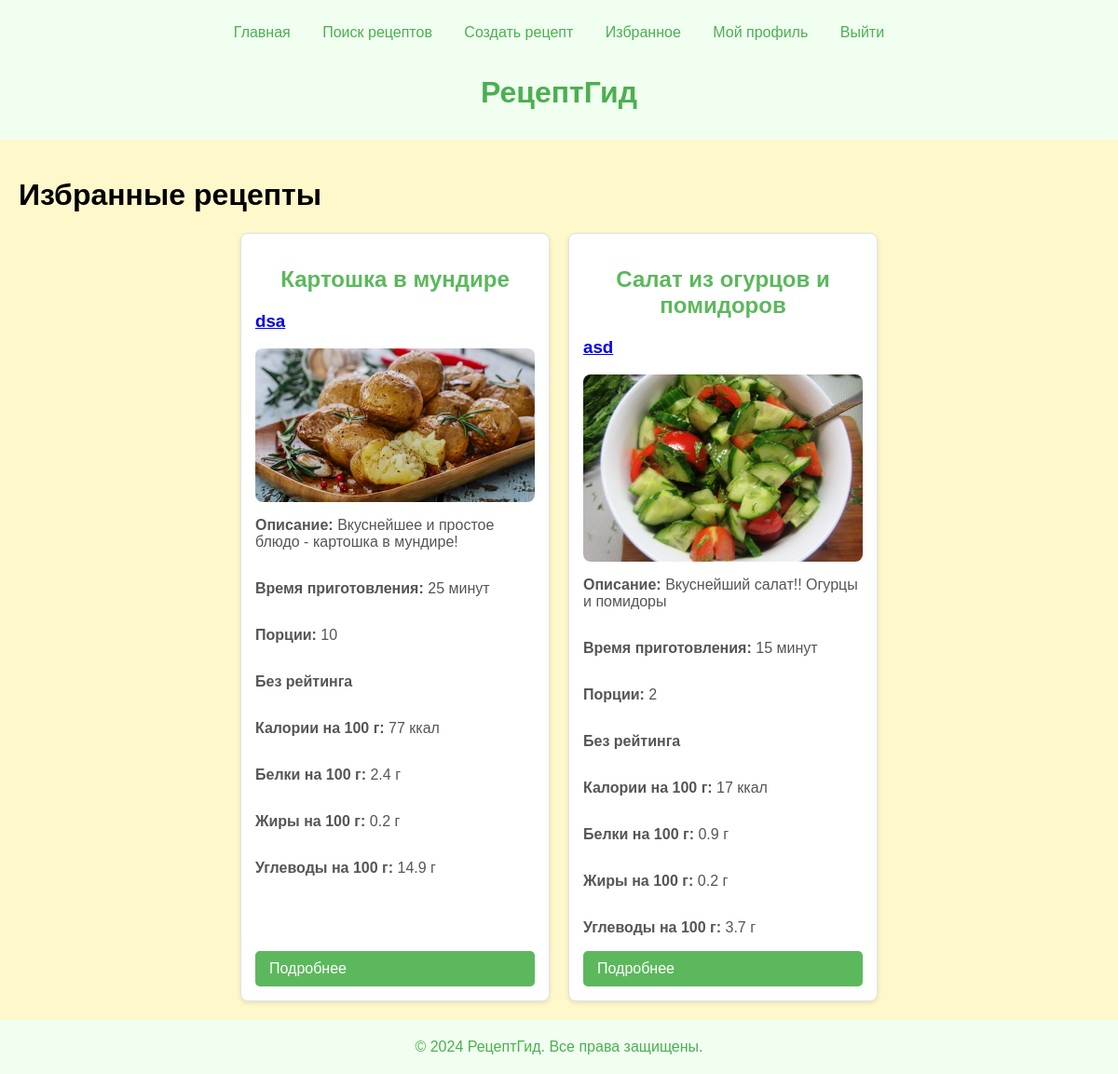
Page /recipe/fav/ (signed in) on the committed database.
### main_app/models.py (models this page shows, shortened)
class Recipe(models.Model):
    title = models.CharField(max_length=255)
    user = models.ForeignKey(User, on_delete=models.CASCADE)
    header = models.CharField(max_length=255)
    cooking_time = models.PositiveIntegerField()
    description = models.TextField()
    photo = models.ImageField(upload_to='recipe_photos/')
    rating = models.FloatField(default=0.0)
    deletion_reason = models.TextField(default=None, blank=True, null=True)
    servings = models.PositiveIntegerField()
    is_verified = models.BooleanField(default=False)
    publication_date = models.DateTimeField(auto_now_add=True)
    kcal_per_100g = models.PositiveIntegerField()
    protein_per_100g = models.FloatField()
    fat_per_100g = models.FloatField()
    carbohydrates_per_100g = models.FloatField()

class User(AbstractUser):
    description = models.TextField(blank=True, null=True)
    photo = models.ImageField(upload_to='user_photos/', blank=True, null=True)
    date_of_birth = models.DateField(blank=True, null=True)
    rating = models.FloatField(default=0.0)
    deletion_reason = models.TextField(blank=True, null=True)
    role = models.TextField(default="USER")

### main_app/views.py (the view)
# urls.py: path('recipe/fav/', favorite_recipe_list, name='favorite_recipe_list'),
@login_required(login_url='login')
def favorite_recipe_list(request):
    if user_or_mod(request):
        current_user = request.user
        favorite_recipes = FavoriteRecipe.objects.filter(user=current_user).select_related('recipe')
        recipes = [favorite.recipe for favorite in favorite_recipes if
                   favorite.recipe.is_verified and favorite.recipe.deletion_reason == '']
        context = {'recipes': recipes}
        return render(request, 'user/favorite_recipes.html', context)
    else:
        return redirect('page_404')

### main_app/views.py (called while the page is built)
def user_or_mod(request):
    try:
        return request.user.role == "USER" or request.user.role == "MODER"
    except:
        return False

### templates/user/favorite_recipes.html (shortened to what this page needs)
{% extends 'base.html' %}
{% block content %}
    <h1>Избранные рецепты</h1>
    {% if recipes %}
        <div class="recipe-list">
            {% for recipe in recipes %}
                <div class="recipe-card">
                    <h2>{{ recipe.title }}</h2>
                    <a href="{% url 'user_profile' recipe.user.id %}"><h3 style="margin-top: 0">{{ recipe.user.username }}</h3></a>
                    <img src="{{ recipe.photo.url }}" alt="{{ recipe.title }}" class="recipe-image">
                    <p><strong>Описание:</strong> {{ recipe.header }}</p>
                    <p><strong>Время приготовления:</strong> {{ recipe.cooking_time }} минут</p>
                    <p><strong>Порции:</strong> {{ recipe.servings }}</p>
                    {% if recipe.rating != 0.0 %}
                        <p><strong>Рейтинг:</strong> {{ recipe.rating }}</p>
                    {% else %}
                        <p><strong>Без рейтинга</strong></p>
                    {% endif %}
                    <p><strong>Калории на 100 г:</strong> {{ recipe.kcal_per_100g }} ккал</p>
                    <p><strong>Белки на 100 г:</strong> {{ recipe.protein_per_100g }} г</p>
                    <p><strong>Жиры на 100 г:</strong> {{ recipe.fat_per_100g }} г</p>
                    <p><strong>Углеводы на 100 г:</strong> {{ recipe.carbohydrates_per_100g }} г</p>
                    <a href="{% url 'recipe_detail' recipe.id %}" class="btn">Подробнее</a>
                </div>
            {% endfor %}
        </div>
    {% else %}
        <p>Нет избранных рецептов.</p>
        <p>Чтобы добавить рецепт в избранное, откройте детальную информацию рецепта и нажмите кнопку "Добавить в избранное".</p>
    {% endif %}
{% endblock %}

### main_app/static/styles/main.css (style rules this page uses)
body { font-family: Arial, sans-serif; background-color: #f4f4f4; margin: 0; padding: 0; }
h2 { text-align: center; color: #333; }
.recipe-list { display: flex; flex-wrap: wrap; justify-content: center; gap: 20px; }
.recipe-card { display: flex; flex-direction: column; background-color: #ffffff; border: 1px solid #dee2e6; border-radius: 8px; box-shadow: 0 2px 5px rgba(0, 0, 0, 0.1); padding: 15px; width: 300px; transition: transform 0.2s; }
.recipe-image { width: 100%; height: auto; border-radius: 8px; }
.recipe-card h2 { font-size: 1.5em; color: #5cb85c; }
.recipe-card p { color: #555; }
.btn { display: inline-block; margin-top: auto; padding: 10px 15px; background-color: #5cb85c; color: #ffffff; text-decoration: none; border-radius: 5px; transition: background-color 0.3s; }

### rows in the picture
Recipe: title "Картошка в мундире", user.username "dsa", photo (picture), header "Вкуснейшее и простое блюдо - картошка в мундире!", cooking_time "25", servings "10", rating "Без рейтинга", kcal_per_100g "77", protein_per_100g "2.4", fat_per_100g "0.2", carbohydrates_per_100g "14.9"
Recipe: title "Салат из огурцов и помидоров", user.username "asd", photo (picture), header "Вкуснейший салат!! Огурцы и помидоры", cooking_time "15", servings "2", rating "Без рейтинга", kcal_per_100g "17", protein_per_100g "0.9", fat_per_100g "0.2", carbohydrates_per_100g "3.7"
